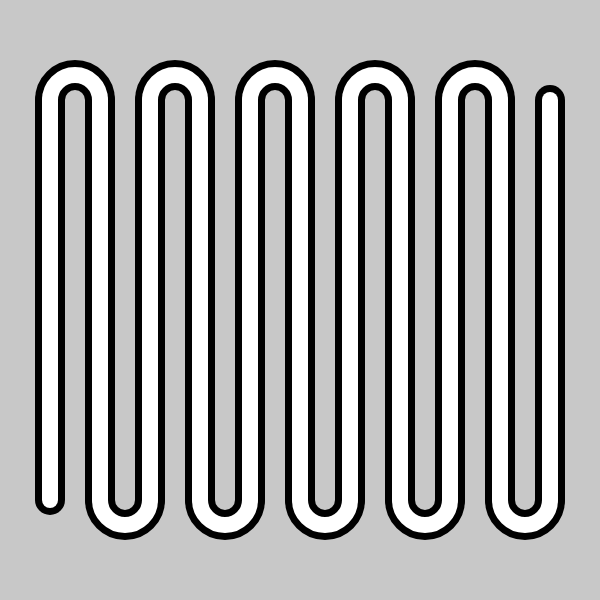
Frame 1 (no input)
Frame 60 (no input): identical to frame 1, image omitted
Frame 120 (the mouse pressed at the canvas centre since frame 60): identical to frame 1, image omitted

The p5.js sketch that drew this single still picture (run headless with seeded random() and noise() and a simulated clock; from frame 60 on, the mouse is pressed at the canvas centre):

// p5.js sketch
// ── sketch.js
const WIDTH_HEIGHT = 600;
const NUM_SEGMENTS = 11;
const SEGMENT_SPACING = WIDTH_HEIGHT / (NUM_SEGMENTS + 1);
let progress_bar_array;
let saved_time;
let start_load = false;

const States = {
  UP: "up",
  UP_CURVE: "up_curve",
  DOWN: "down",
  DOWN_CURVE: "down_curve",
};
let current_state = States.UP;
let current_segment = 1;
let current_pivot;
let current_angle;
let cnv;
let position;
const SPEED = 0.1;

function preload() {}

function setup() {
  cnv = createCanvas(WIDTH_HEIGHT, WIDTH_HEIGHT);
  position = createVector(SEGMENT_SPACING, 500);
  progress_bar_array = new Array();
  progress_bar_array.push({ x: position.x, y: position.y });
 
}

function draw() {
  background(200);
  noFill();
  strokeWeight(30);
  stroke(0);
  for (let x = 0; x < NUM_SEGMENTS; x++) {
    line(
      SEGMENT_SPACING + x * SEGMENT_SPACING,
      100,
      SEGMENT_SPACING + x * SEGMENT_SPACING,
      500
    );
    if (x % 2 == 1) {
      //point(x * SEGMENT_SPACING + 1/2 * SEGMENT_SPACING, 100)
      arc(
        x * SEGMENT_SPACING + (1 / 2) * SEGMENT_SPACING,
        100,
        SEGMENT_SPACING,
        SEGMENT_SPACING,
        -PI,
        0
      );
    } else {
      //point(x * SEGMENT_SPACING + 2.5 * SEGMENT_SPACING, 500)
      if (x != 0) {
        // Have to skip very first arc
        arc(
          x * SEGMENT_SPACING + (1 / 2) * SEGMENT_SPACING,
          500,
          SEGMENT_SPACING,
          SEGMENT_SPACING,
          0,
          PI
        );
      }
    }
  }
  strokeWeight(16);
  stroke(255);
  for (let x = 0; x < NUM_SEGMENTS; x++) {
    line(
      SEGMENT_SPACING + x * SEGMENT_SPACING,
      100,
      SEGMENT_SPACING + x * SEGMENT_SPACING,
      500
    );
    if (x % 2 == 1) {
      //point(x * SEGMENT_SPACING + 1/2 * SEGMENT_SPACING, 100)
      arc(
        x * SEGMENT_SPACING + (1 / 2) * SEGMENT_SPACING,
        100,
        SEGMENT_SPACING,
        SEGMENT_SPACING,
        -PI,
        0
      );
    } else {
      //point(x * SEGMENT_SPACING + 2.5 * SEGMENT_SPACING, 500)
      if (x != 0) {
        // Have to skip very first arc
        arc(
          x * SEGMENT_SPACING + (1 / 2) * SEGMENT_SPACING,
          500,
          SEGMENT_SPACING,
          SEGMENT_SPACING,
          0,
          PI
        );
      }
    }
  }

  // Loading Animation
  noFill()
  stroke(0)
  strokeWeight(10);
  if (start_load) {
    move_on_curve(
      createVector(SEGMENT_SPACING + (NUM_SEGMENTS - 1) * SEGMENT_SPACING, 100)
    );
    for (let p = 0; p < progress_bar_array.length; p++) {
      point(progress_bar_array[p].x, progress_bar_array[p].y);
    }
    if (millis() - saved_time < 55000) {
      let fraction_to_str = (((millis() - saved_time) / 55000) * 100).toFixed(
        1
      );
      //console.log(fraction_to_str + "%");
      //console.log((millis() - saved_time)/55000*100)
      fill(0)
      stroke(0)
      textSize(30)
      strokeWeight(1)
      text("Loading... " + fraction_to_str + "%", 180,40)
    }
    else {
      fill(0)
      stroke(0)
      textSize(30)
      strokeWeight(1) 
      text("Loading... " + 100.0 + "%", 180,40)
    }
  }
}

function move_on_curve(end_position) {
  //point(start_position.x, start_position.y);
  //point(end_position.x, end_position.y);
  if (position.x >= end_position.x && position.y <= end_position.y) {
    position.x = end_position.x;
    position.y = end_position.y;

    point(position.x, position.y);
    //  console.log("finished");
  } else {
    switch (current_state) {
      case States.UP:
        if (position.y <= 100) {
          position.y = 100;
          position.x = current_segment * SEGMENT_SPACING;
          current_pivot = createVector(
            position.x + SEGMENT_SPACING - (1 / 2) * SEGMENT_SPACING,
            position.y
          );
          current_angle = -PI + 0.1;
          current_state = States.UP_CURVE;
        } else {
          position.y = position.y - SPEED * deltaTime;
        }
        break;
      case States.UP_CURVE:
        if (current_angle >= 0 - 0.1) {
          position.y = 100;
          current_segment++;
          position.x = current_segment * SEGMENT_SPACING;
          current_state = States.DOWN;
        } else {
          position.x =
            current_pivot.x + (1 / 2) * SEGMENT_SPACING * cos(current_angle);
          position.y =
            current_pivot.y + (1 / 2) * SEGMENT_SPACING * sin(current_angle);
          current_angle = current_angle + SPEED;
        }
        break;
      case States.DOWN:
        if (position.y >= 500) {
          position.y = 500;
          position.x = current_segment * SEGMENT_SPACING;
          current_pivot = createVector(
            position.x + (1 / 2) * SEGMENT_SPACING,
            position.y
          );
          current_angle = -PI - 0.1;
          current_state = States.DOWN_CURVE;
        } else {
          position.y = position.y + SPEED * deltaTime;
        }

        break;
      case States.DOWN_CURVE:
        if (current_angle <= -TWO_PI) {
          position.y = 500;
          current_segment++;
          position.x = current_segment * SEGMENT_SPACING;
          current_state = States.UP;
        } else {
          position.x =
            current_pivot.x + (1 / 2) * SEGMENT_SPACING * cos(current_angle);
          position.y =
            current_pivot.y + (1 / 2) * SEGMENT_SPACING * sin(current_angle);
          current_angle = current_angle - SPEED;
        }
        break;
      default:
        console.log("Error! Case not defined.");
        break;
    }
    if (position.x >= end_position.x && position.y <= end_position.y) {
      position.x = end_position.x;
      position.y = end_position.y;
    }

    progress_bar_array.push({ x: position.x, y: position.y });
    //point(position.x, position.y);
  }
}

function keyPressed() {
  if (key === "s") {
    start_load = true;
    saved_time = millis();
  }
}
